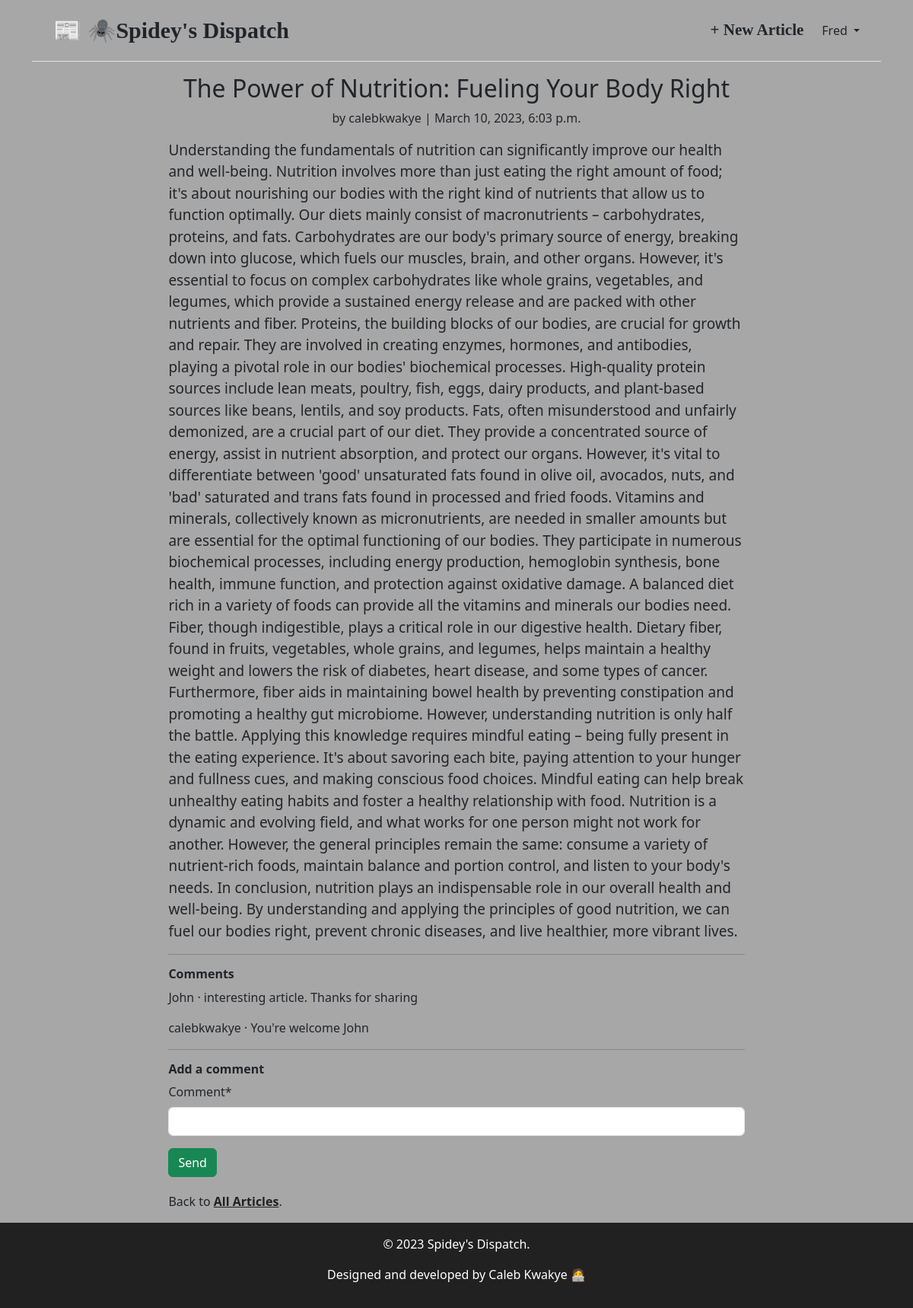
Screenshot of /articles/4/ (signed in) with the database file from the repository.
### accounts/models.py (models this page shows)
class CustomUser(AbstractUser):
    age = models.PositiveIntegerField(null=True, blank=True)

### articles/models.py (models this page shows, shortened)
class Article(models.Model):
    title= models.CharField(max_length=255)
    image = models.ImageField(upload_to='media/', null=True)
    body= models.TextField()
    date= models.DateTimeField(auto_now_add=True)
    author = models.ForeignKey(
        settings.AUTH_USER_MODEL,
        on_delete=models.CASCADE,
        )

class Comment(models.Model):
    article = models.ForeignKey(Article, on_delete=models.CASCADE)
    comment = models.CharField(max_length=200)
    author = models.ForeignKey(
        settings.AUTH_USER_MODEL,
        on_delete=models.CASCADE,
    )
    def __str__(self):
        return self.comment

### articles/views.py (the view, shortened to what this page needs)
# urls.py: path("<int:pk>/", ArticleDetailView.as_view(), name="article_detail"),
class ArticleDetailView(LoginRequiredMixin, View):
    def get(self, request, *args, **kwargs):
        view=CommentGet.as_view()
        return view(request, *args, **kwargs)

### articles/forms.py
class CommentForm(forms.ModelForm):
    class Meta:
        model = Comment
        fields = ("comment",)  # Remove 'author' from the fields

### articles/views.py (called while the page is built)
    def get_context_data(self, **kwargs):
        context = super().get_context_data(**kwargs)
        context["form"] = CommentForm()  # Use the updated CommentForm without 'author'
        return context

### articles/templates/article_detail.html (shortened to what this page needs)
{%extends "base.html"%}
{% load crispy_forms_tags %}
{%block content%}
<div class="container align-items-center" style="width: 70%;">
    <div class="article-entry text-center">
        <h2>{{object.title}}</h2>
        <p>by {{object.author}} | {{object.date}}</p>
    </div>
    <p style="font-size: 19px;">{{object.body}}</p>
    <hr>
    <h6 style="font-weight: bold;">Comments</h6>
    {% for comment in article.comment_set.all%}
    <p>{{comment.author}} &middot; {{comment}}</p>
    {% endfor %}
    <hr>
    <h6 style="font-weight: bold;">Add a comment</h6>
    <form action="" method = "post">{% csrf_token %}
        {{form|crispy}}
        <button class="btn btn-success ml-2" type="submit" style="
          margin-bottom: 20px; ">Send</button>
    </form>
    <p>Back to <a href="{% url 'article_list' %}" style="color: rgba(0,0,0,0.8); font-weight: bold;">All Articles</a>.</p>
    {% endblock content %}

### templates/base.html (shortened to what this page needs)
{% load static %}
<!DOCTYPE html>
<html lang="en">
  <head>
    <link
      href="https://cdn.jsdelivr.net/npm/bootstrap@5.3.0-alpha1/dist/css/bootstrap.min.css"
      rel="stylesheet"
    />
  </head>
  <body>
    <div class="container">
      <header class="p-3 mb-3 border-bottom">
        <div class="container">
          <div
            class="d-flex flex-wrap align-items-center justify-content-center justify-content-lg-start"
          >
            <a class="navbar-brand " href="{% url 'home'%}">📰 🕷️Spidey's Dispatch</a>
            <ul
              class="nav col-12 col-lg-auto ms-auto  mb-2 justify-content-center mb-md-0"
              style="font-family: Pacifico, cursive; font-weight: bold; font-size: 21px; margin-right: 1rem;">
              {% if user.is_authenticated %}
              <li><a href="{% url 'article_new' %}" class="nav-link px-2 link-dark"> + New Article</a></li>
            </ul>
            <div class="dropdown text-end">
              <a
                href="#"
                class="d-block link-dark text-decoration-none dropdown-toggle"
                id="dropdownUser1"
                data-bs-toggle="dropdown"
                aria-expanded="false"
              >
                {{user.username}}
              </a>
            </div>
            {% endif %}
          </div>
        </div>
      </header>
      <main>{% block content %} {% endblock content %}</main>
    </div>
  <footer >
    <p>© 2023 Spidey's Dispatch.</p>
    <p>Designed and developed by Caleb Kwakye 🧑‍💻</p>
  </footer>
  </body>
</html>

### templates/base.html (style rules this page uses)
body { display: flex; flex-direction: column; min-height: 100vh; margin: 0; background-color: rgb(168, 167, 167); }
main { flex: 1; }
footer { padding: 1rem; background-color: rgba(0, 0, 0, 0.8); color: white; margin-top: auto; text-align: center; }
.navbar-brand { font-family: Pacifico, cursive; font-weight: bold; font-size: 30px; }
.text-end { color: black; }

### rows the page displays
CustomUser: username "Fred"
Article: title "The Power of Nutrition: Fueling Your Body Right", author "calebkwakye", date "March 10, 2023, 6:03 p.m.", body "Understanding the fundamentals of nutrition can significantly improve our health and well-being. Nutrition involves more than just eating the right amount of food; it's about nourishing our bodies with the right kind of nutrients that allow us to function optimally. Our diets mainly consist of macronutrients – carbohydrates, proteins, and fats. Carbohydrates are our body's primary source of energy, breaking down into glucose, which fuels our muscles, brain, and other organs. However, it's essential to focus on complex carbohydrates like whole grains, vegetables, and legumes, which provide a sustained energy release and are packed with other nutrients and fiber. Proteins, the building blocks…"
Comment: author "John", comment "interesting article. Thanks for sharing"
Comment: author "calebkwakye", comment "You're welcome John"
